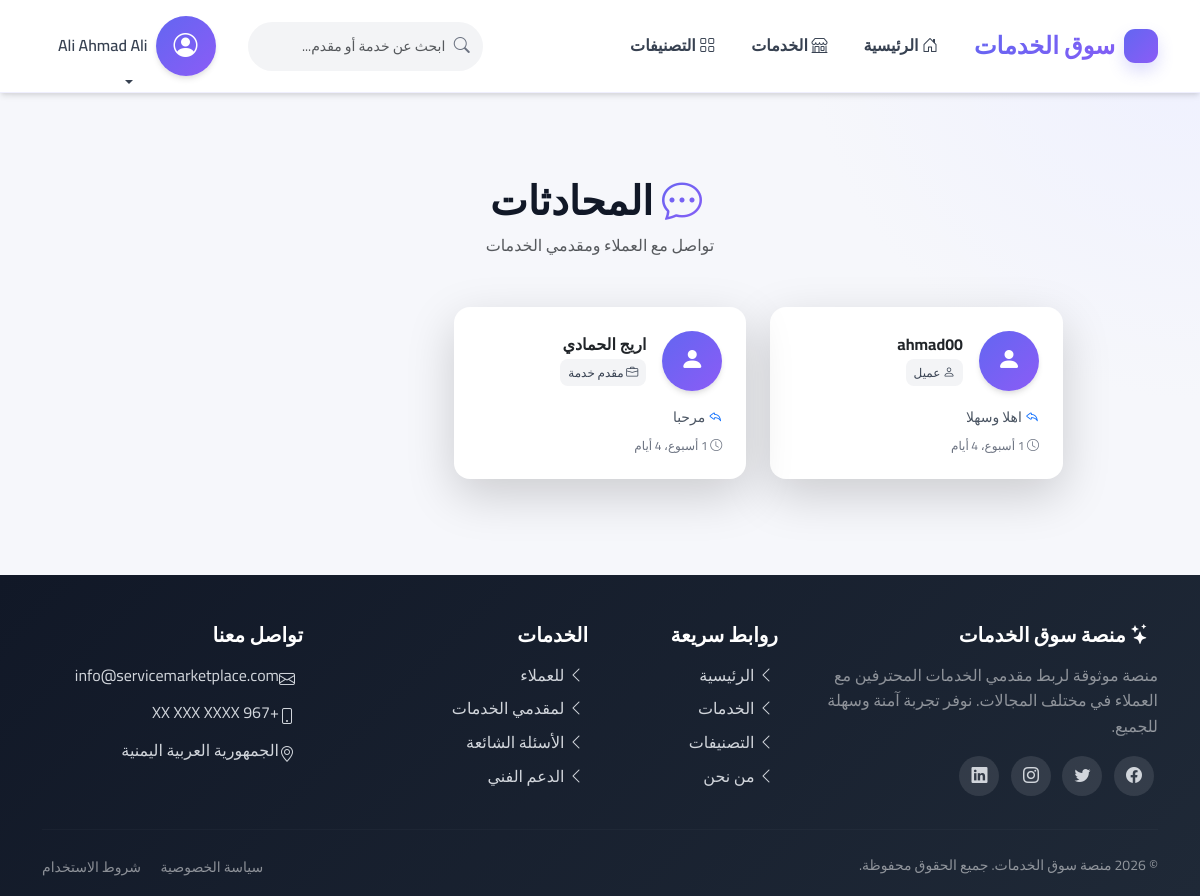
Page /chat/ (signed in) on the committed database.
### apps/accounts/models.py (models this page shows, shortened)
class User(AbstractUser):
    ROLE_CHOICES = (
        ('customer', 'عميل'),
        ('provider', 'مقدم خدمة'),
        ('admin', 'مدير'),
        ('super_admin', 'مدير عام'),
    )
    email = models.EmailField('البريد الإلكتروني', unique=True)
    role = models.CharField('الدور', max_length=20, choices=ROLE_CHOICES, default='customer')
    phone = models.CharField('رقم الجوال', max_length=20, blank=True)
    city = models.CharField('المدينة', max_length=100, blank=True)
    location_city = models.ForeignKey('core.City', on_delete=models.SET_NULL, null=True, blank=True, related_name='users', verbose_name='المدينة المختارة')
    location_district = models.ForeignKey('core.District', on_delete=models.SET_NULL, null=True, blank=True, related_name='users', verbose_name='المديرية المختارة')
    is_verified = models.BooleanField('حساب موثق', default=False)
    is_active = models.BooleanField('حساب نشط', default=True)
    created_at = models.DateTimeField('تاريخ الإنشاء', auto_now_add=True)
    updated_at = models.DateTimeField('تاريخ التحديث', auto_now=True)
    USERNAME_FIELD = 'username'
    REQUIRED_FIELDS = ['email']
    class Meta:
        verbose_name = 'مستخدم'
        verbose_name_plural = 'المستخدمون'
        ordering = ['-created_at']
    def is_customer(self):
        return self.role == 'customer'
    def is_provider(self):
        return self.role == 'provider'

### apps/chat/models.py (models this page shows, shortened)
class Conversation(models.Model):
    customer = models.ForeignKey(
        settings.AUTH_USER_MODEL,
        on_delete=models.CASCADE,
        related_name='customer_conversations',
        verbose_name='العميل'
    )
    provider = models.ForeignKey(
        settings.AUTH_USER_MODEL,
        on_delete=models.CASCADE,
        related_name='provider_conversations',
        verbose_name='مقدم الخدمة'
    )
    service = models.ForeignKey(
        'marketplace.Service',
        on_delete=models.SET_NULL,
        null=True,
        blank=True,
        related_name='conversations',
        verbose_name='الخدمة'
    )
    created_at = models.DateTimeField(auto_now_add=True, verbose_name='تاريخ الإنشاء')
    updated_at = models.DateTimeField(auto_now=True, verbose_name='آخر تحديث')
    class Meta:
        verbose_name = 'محادثة'
        verbose_name_plural = 'المحادثات'
        ordering = ['-updated_at']
        unique_together = ['customer', 'provider']
    def get_other_user(self, user):
        if user == self.customer:
            return self.provider
        return self.customer
    def get_unread_count(self, user):
        return self.messages.filter(is_read=False).exclude(sender=user).count()

class Message(models.Model):
    conversation = models.ForeignKey(
        Conversation,
        on_delete=models.CASCADE,
        related_name='messages',
        verbose_name='المحادثة'
    )
    sender = models.ForeignKey(
        settings.AUTH_USER_MODEL,
        on_delete=models.CASCADE,
        related_name='sent_messages',
        verbose_name='المرسل'
    )
    content = models.TextField(verbose_name='المحتوى')
    is_read = models.BooleanField(default=False, verbose_name='تم القراءة')
    created_at = models.DateTimeField(auto_now_add=True, verbose_name='تاريخ الإرسال')
    class Meta:
        verbose_name = 'رسالة'
        verbose_name_plural = 'الرسائل'
        ordering = ['created_at']

### apps/chat/views.py (the view)
# urls.py: path('', views.conversation_list, name='conversation_list'),
@login_required
def conversation_list(request):
    conversations = Conversation.objects.filter(
        Q(customer=request.user) | Q(provider=request.user)
    ).annotate(
        message_count=Count('messages'),
        last_message_time=Max('messages__created_at')
    ).order_by('-updated_at')
    for conv in conversations:
        conv.other_user = conv.get_other_user(request.user)
        conv.unread_count = conv.get_unread_count(request.user)
        conv.last_message = conv.messages.last()
    context = {
        'conversations': conversations,
    }
    return render(request, 'chat/conversation_list.html', context)

### apps/core/context_processors.py (called while the page is built)
def maps_settings(request):
    return {'MAPS_API_KEY': settings.MAPS_API_KEY}

### apps/chat/templates/chat/conversation_list.html (shortened to what this page needs)
{% extends 'base.html' %}
{% block content %}
<div class="container py-5">
    <div class="row justify-content-center">
        <div class="col-lg-10">
            <div class="text-center mb-5">
                <h2 class="fw-bold display-6 mb-2">
                    <i class="bi bi-chat-dots ms-2 text-gradient"></i>
                    المحادثات
                </h2>
                <p class="text-muted">تواصل مع العملاء ومقدمي الخدمات</p>
            </div>
            {% if conversations %}
            <div class="row g-4">
                {% for conversation in conversations %}
                <div class="col-md-6 col-lg-4">
                    <a href="{% url 'chat:conversation_detail' conversation.pk %}" class="text-decoration-none">
                        <div
                            class="card border-0 shadow-lg h-100 hover-lift conversation-card {% if conversation.unread_count > 0 %}has-unread{% endif %}">
                            <div class="card-body p-4">
                                <div class="d-flex align-items-center mb-3">
                                    <div class="user-avatar me-3">
                                        <i class="bi bi-person-fill"></i>
                                    </div>
                                    <div class="flex-grow-1">
                                        <h6 class="mb-1 fw-bold text-dark">
                                            {{ conversation.other_user.get_full_name|default:conversation.other_user.username }}
                                        </h6>
                                        <small class="user-badge">
                                            {% if conversation.other_user.is_provider %}
                                            <i class="bi bi-briefcase"></i> مقدم خدمة
                                            {% else %}
                                            <i class="bi bi-person"></i> عميل
                                            {% endif %}
                                        </small>
                                    </div>
                                </div>
                                {% if conversation.last_message %}
                                <div class="last-message mb-2">
                                    {% if conversation.last_message.sender == user %}
                                    <i class="bi bi-reply text-primary"></i>
                                    {% else %}
                                    <i class="bi bi-arrow-down-left"></i>
                                    {% endif %}
                                    {{ conversation.last_message.content|truncatewords:10 }}
                                </div>
                                <div class="message-time">
                                    <i class="bi bi-clock"></i>
                                    {{ conversation.last_message.created_at|timesince }}
                                </div>
                                {% else %}
                                <div class="no-messages">
                                    <i class="bi bi-chat-left-dots"></i>
                                    لا توجد رسائل بعد
                                </div>
                                {% endif %}
                            </div>
                        </div>
                    </a>
                </div>
                {% endfor %}
            </div>
            {% endif %}
        </div>
    </div>
</div>
{% endblock %}

### templates/partials/navbar.html (shortened to what this page needs)
<nav class="navbar navbar-expand-lg navbar-light sticky-top site-navbar" aria-label="التنقل الرئيسي">
    <div class="container">
        <a class="navbar-brand fw-bold d-flex align-items-center" href="{% url 'home' %}">
            <span class="brand-mark" aria-hidden="true"><i class="bi bi-stars"></i></span><span>سوق الخدمات</span>
        </a>
        <div class="collapse navbar-collapse" id="navbarNav">
            <ul class="navbar-nav me-auto mb-2 mb-lg-0">
                <li class="nav-item">
                    <a class="nav-link" href="{% url 'home' %}">
                        <i class="bi bi-house-door ms-1"></i>
                        الرئيسية
                    </a>
                </li>
                <li class="nav-item">
                    <a class="nav-link" href="{% url 'marketplace:service_list' %}">
                        <i class="bi bi-shop ms-1"></i>
                        الخدمات
                    </a>
                </li>
                <li class="nav-item">
                    <a class="nav-link" href="{% url 'marketplace:category_list' %}">
                        <i class="bi bi-grid ms-1"></i>
                        التصنيفات
                    </a>
                </li>
            </ul>
            <form class="nav-search d-flex me-lg-3 my-2 my-lg-0" method="get" action="{% url 'marketplace:global_search' %}" role="search">
                <i class="bi bi-search" aria-hidden="true"></i><input class="form-control form-control-sm" name="q" aria-label="البحث في الخدمات ومقدمي الخدمات" placeholder="ابحث عن خدمة أو مقدم..." value="{{ request.GET.q }}">
            </form>
            <ul class="navbar-nav">
                {% if user.is_authenticated %}
                <li class="nav-item dropdown">
                    <a class="nav-link dropdown-toggle d-flex align-items-center" href="#" id="navbarDropdown"
                        role="button" data-bs-toggle="dropdown" aria-expanded="false">
                        <div class="user-avatar me-2" aria-hidden="true">
                            <i class="bi bi-person-circle"></i>
                        </div>
                        <span>{{ user.get_full_name|default:user.username }}</span>
                    </a>
                </li>
                {% endif %}
            </ul>
        </div>
    </div>
</nav>

### static/css/design-system.css (style rules this page uses)
:root { --surface:#fff;--canvas:#f6f7fb;--ink:#162033;--muted:#69758a;--brand:#5b5ce2;--brand-2:#8b5cf6;--line:#e7eaf2;--success:#0f9f6e;--warning:#d88700;--danger:#d94343;--r-sm:10px;--r-md:16px;--r-lg:24px;--elev-1:0 8px 24px rgba(25,36,63,.06);--elev-2:0 18px 42px rgba(25,36,63,.12) }
body.site-shell { background:radial-gradient(circle at 100% 0,#eef0ff 0,transparent 25rem),var(--canvas);color:var(--ink) }

### apps/chat/templates/chat/conversation_list.html (style rules this page uses)
.conversation-card { transition: all var(--transition-base); position: relative; overflow: hidden; }
.user-avatar { width: 60px; height: 60px; border-radius: 50%; background: var(--gradient-purple); color: white; display: flex; align-items: center; justify-content: center; font-size: 1.5rem; box-shadow: var(--shadow-md); }
.user-badge { display: inline-block; padding: 0.25rem 0.5rem; background: var(--gray-100); border-radius: var(--radius-md); font-size: 0.75rem; color: var(--gray-700); }
.last-message { font-size: 0.875rem; color: var(--gray-600); line-height: 1.5; display: -webkit-box; -webkit-line-clamp: 2; line-clamp: 2; -webkit-box-orient: vertical; overflow: hidden; }
.message-time { font-size: 0.75rem; color: var(--gray-500); }

### rows in the picture
User: get_full_name "Ali Ahmad Ali"
Conversation: other_user.get_full_name "ahmad00", shows "عميل", last_message.content "اهلا وسهلا", last_message.created_at "1 أسبوع، 4 أيام"
Conversation: other_user.get_full_name "اريج الحمادي", shows "مقدم خدمة", last_message.content "مرحبا", last_message.created_at "1 أسبوع، 4 أيام"
